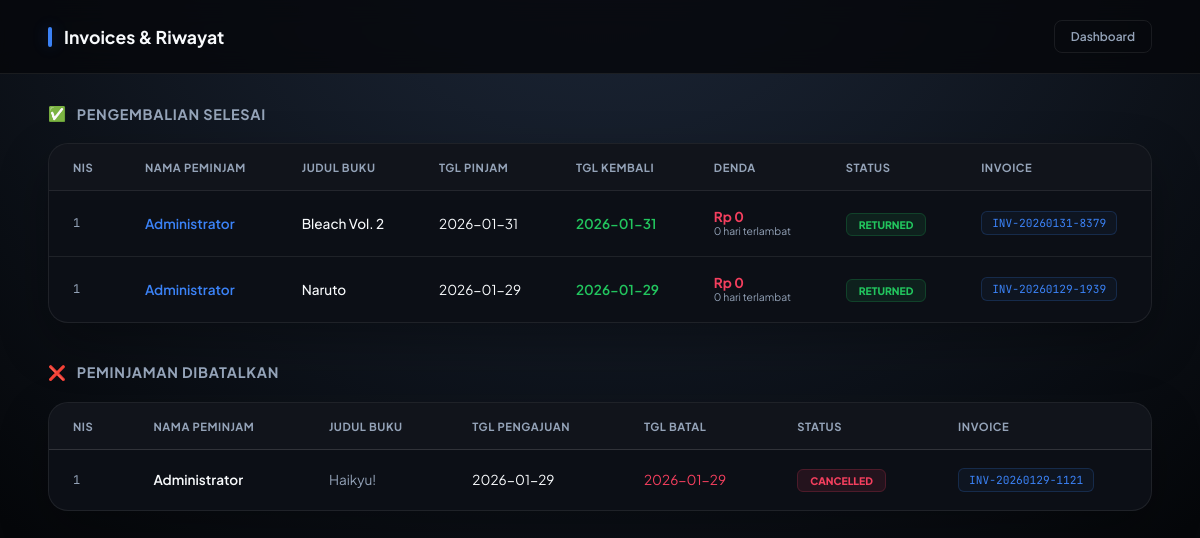
/public/admin/invoices.php (signed in), run on the app's committed database.
### tables this page shows
CREATE TABLE `borrows` (
  `id` int(11) NOT NULL,
  `user_id` bigint(20) NOT NULL,
  `book_id` int(11) NOT NULL,
  `borrow_date` date NOT NULL,
  `due_date` date NOT NULL,
  `return_date` date DEFAULT NULL,
  `status` enum('borrowed','reserved','returned','cancelled') DEFAULT 'reserved',
  `invoice_code` varchar(50) NOT NULL,
  `late_days` int(11) DEFAULT 0,
  `created_at` timestamp NOT NULL DEFAULT current_timestamp()
);

CREATE TABLE `users` (
  `id` bigint(20) NOT NULL COMMENT 'NIS / ID User',
  `nama` varchar(100) NOT NULL,
  `email` varchar(100) NOT NULL,
  `password` varchar(255) NOT NULL,
  `role` enum('admin','siswa') DEFAULT 'siswa',
  `created_at` timestamp NOT NULL DEFAULT current_timestamp()
);

CREATE TABLE `books` (
  `id` int(11) NOT NULL,
  `judul` varchar(255) NOT NULL,
  `kategori` varchar(100) DEFAULT NULL,
  `rack_code` varchar(20) DEFAULT NULL,
  `deskripsi` text DEFAULT NULL,
  `cover` text DEFAULT NULL,
  `status` enum('available','borrowed') DEFAULT 'available',
  `created_at` timestamp NOT NULL DEFAULT current_timestamp()
);

### public/admin/invoices.php (the view, shortened to what this page needs)
<?php
$db = DB::connect();
$sql = "
SELECT
    b.id,
    u.id AS user_id,
    u.nama,
    bk.judul AS book_title,
    b.borrow_date,
    b.return_date,
    b.status,
    b.late_days,
    b.invoice_code
FROM borrows b
JOIN users u ON u.id = b.user_id
JOIN books bk ON bk.id = b.book_id
WHERE b.status IN ('returned','cancelled')
ORDER BY b.return_date DESC
";
$data = $db->query($sql)->fetchAll();
$returned  = [];
$cancelled = [];
foreach ($data as $row) {
    if ($row['status'] === 'returned') {
        $returned[] = $row;
    } else {
        $cancelled[] = $row;
    }
}
function rupiah($n) {
    return 'Rp ' . number_format($n, 0, ',', '.');
}
?>
<!DOCTYPE html>
<html lang="id">
<head>
</head>
<body>
<header>
    <h1>Invoices & Riwayat</h1>
    <a href="/perpustakaan/public/admin/dashboard.php">Dashboard</a>
</header>
<div class="container">
    <div class="section-title">
        <span>✅</span> Pengembalian Selesai
    </div>
    <div class="card">
        <?php if (!$returned): ?>
            <div class="empty">Belum ada riwayat pengembalian.</div>
        <?php else: ?>
            <table>
                <thead>
                    <tr>
                        <th>NIS</th>
                        <th>Nama Peminjam</th>
                        <th>Judul Buku</th>
                        <th>Tgl Pinjam</th>
                        <th>Tgl Kembali</th>
                        <th>Denda</th>
                        <th>Status</th>
                        <th>Invoice</th>
                    </tr>
                </thead>
                <tbody>
                    <?php foreach ($returned as $r): $denda = $r['late_days'] * 1000; ?>
                    <tr>
                        <td data-label="NIS" class="user-id"><?= $r['user_id'] ?></td>
                        <td data-label="Nama Peminjam">
                            <span style="font-weight: 600; color: var(--primary);"><?= htmlspecialchars($r['nama']) ?></span>
                        </td>
                        <td data-label="Judul Buku">
                            <span style="color: var(--text-main); font-weight: 500;"><?= htmlspecialchars($r['book_title']) ?></span>
                        </td>
                        <td data-label="Tgl Pinjam"><?= $r['borrow_date'] ?></td>
                        <td data-label="Tgl Kembali" style="color: var(--success); font-weight: 600;"><?= $r['return_date'] ?></td>
                        <td data-label="Denda">
                            <div style="line-height: 1.2;">
                                <div style="color: var(--danger); font-weight: 700;"><?= rupiah($denda) ?></div>
                                <div style="color: var(--text-dim); font-size: 0.65rem;"><?= $r['late_days'] ?> hari terlambat</div>
                            </div>
                        </td>
                        <td data-label="Status"><span class="badge-status returned-badge">Returned</span></td>
                        <td data-label="Invoice"><span class="invoice-box"><?= $r['invoice_code'] ?></span></td>
                    </tr>
                    <?php endforeach; ?>
                </tbody>
            </table>
        <?php endif; ?>
    </div>
    <div class="section-title">
        <span>❌</span> Peminjaman Dibatalkan
    </div>
    <div class="card">
        <?php if (!$cancelled): ?>
            <div class="empty">Tidak ada data pembatalan.</div>
        <?php else: ?>
            <table>
                <thead>
                    <tr>
                        <th>NIS</th>
                        <th>Nama Peminjam</th>
                        <th>Judul Buku</th>
                        <th>Tgl Pengajuan</th>
                        <th>Tgl Batal</th>
                        <th>Status</th>
                        <th>Invoice</th>
                    </tr>
                </thead>
                <tbody>
                    <?php foreach ($cancelled as $c): ?>
                    <tr>
                        <td data-label="NIS" class="user-id"><?= $c['user_id'] ?></td>
                        <td data-label="Nama Peminjam">
                            <span style="font-weight: 600;"><?= htmlspecialchars($c['nama']) ?></span>
                        </td>
                        <td data-label="Judul Buku">
                            <span style="color: var(--text-dim);"><?= htmlspecialchars($c['book_title']) ?></span>
                        </td>
                        <td data-label="Tgl Pengajuan"><?= $c['borrow_date'] ?></td>
                        <td data-label="Tgl Batal" style="color: var(--danger);"><?= $c['return_date'] ?></td>
                        <td data-label="Status"><span class="badge-status cancelled-badge">Cancelled</span></td>
                        <td data-label="Invoice"><span class="invoice-box"><?= $c['invoice_code'] ?></span></td>
                    </tr>
                    <?php endforeach; ?>
                </tbody>
            </table>
        <?php endif; ?>
    </div>
</div>
</body>
</html>

### public/admin/invoices.php (style rules this page uses)
:root { --bg: #05070a; --surface: #0c0f16; --border: rgba(255, 255, 255, 0.08); --text-main: #f8fafc; --text-dim: #94a3b8; --primary: #3b82f6; --primary-glow: rgba(59, 130, 246, 0.3); --success: #22c55e; --danger: #f43f5e; --font-sans: 'Plus Jakarta Sans', sans-serif; --font-mono: 'JetBrains Mono', monospace; }
* { box-sizing: border-box; -webkit-font-smoothing: antialiased; }
body { margin: 0; background-color: var(--bg); background-image: radial-gradient(circle at 50% -20%, #1e293b 0%, var(--bg) 80%); color: var(--text-main); font-family: var(--font-sans); min-height: 100vh; }
header { padding: 20px 48px; display: flex; justify-content: space-between; align-items: center; border-bottom: 1px solid var(--border); backdrop-filter: blur(12px); position: sticky; top: 0; z-index: 100; background: rgba(5, 7, 10, 0.8); }
header h1 { margin: 0; font-size: 1.1rem; font-weight: 700; display: flex; align-items: center; gap: 12px; }
header h1::before { content: ''; width: 4px; height: 20px; background: var(--primary); border-radius: 4px; box-shadow: 0 0 15px var(--primary-glow); }
header a { color: var(--text-dim); text-decoration: none; font-size: 0.75rem; font-weight: 600; padding: 8px 16px; border-radius: 8px; border: 1px solid var(--border); transition: all 0.2s; }
.container { padding: 30px 48px; max-width: 1400px; margin: 0 auto; }
.section-title { margin-bottom: 20px; display: flex; align-items: center; gap: 10px; font-size: 0.9rem; font-weight: 700; color: var(--text-dim); text-transform: uppercase; letter-spacing: 0.05em; }
.card { background: var(--surface); border: 1px solid var(--border); border-radius: 20px; overflow: hidden; box-shadow: 0 20px 50px rgba(0,0,0,0.3); margin-bottom: 40px; }
table { width: 100%; border-collapse: collapse; }
th { text-align: left; padding: 16px 24px; font-size: 0.7rem; text-transform: uppercase; letter-spacing: 0.05em; color: var(--text-dim); background: rgba(255, 255, 255, 0.02); border-bottom: 1px solid var(--border); }
td { padding: 18px 24px; font-size: 0.85rem; border-bottom: 1px solid var(--border); color: var(--text-main); }
tbody tr:last-child td { border-bottom: none; }
.badge-status { padding: 4px 12px; border-radius: 6px; font-size: 0.65rem; font-weight: 800; text-transform: uppercase; }
.returned-badge { background: rgba(34, 197, 94, 0.1); color: var(--success); border: 1px solid rgba(34, 197, 94, 0.2); }
.cancelled-badge { background: rgba(244, 63, 94, 0.1); color: var(--danger); border: 1px solid rgba(244, 63, 94, 0.2); }
.invoice-box { font-family: var(--font-mono); font-size: 0.7rem; color: var(--primary); background: rgba(59, 130, 246, 0.05); padding: 4px 10px; border-radius: 6px; border: 1px solid rgba(59, 130, 246, 0.2); display: inline-block; }
.user-id { font-family: var(--font-mono); font-size: 0.75rem; color: var(--text-dim); }

### data on the page
borrows: user "1", user.nama "Administrator", book.judul "Bleach Vol. 2", borrow_date "2026-01-31", return_date "2026-01-31", late_days "Rp 0", late_days "0", invoice_code "INV-20260131-8379"
borrows: user "1", user.nama "Administrator", book.judul "Naruto", borrow_date "2026-01-29", return_date "2026-01-29", late_days "Rp 0", late_days "0", invoice_code "INV-20260129-1939"
borrows: user "1", user.nama "Administrator", book.judul "Haikyu!", borrow_date "2026-01-29", return_date "2026-01-29", invoice_code "INV-20260129-1121"
